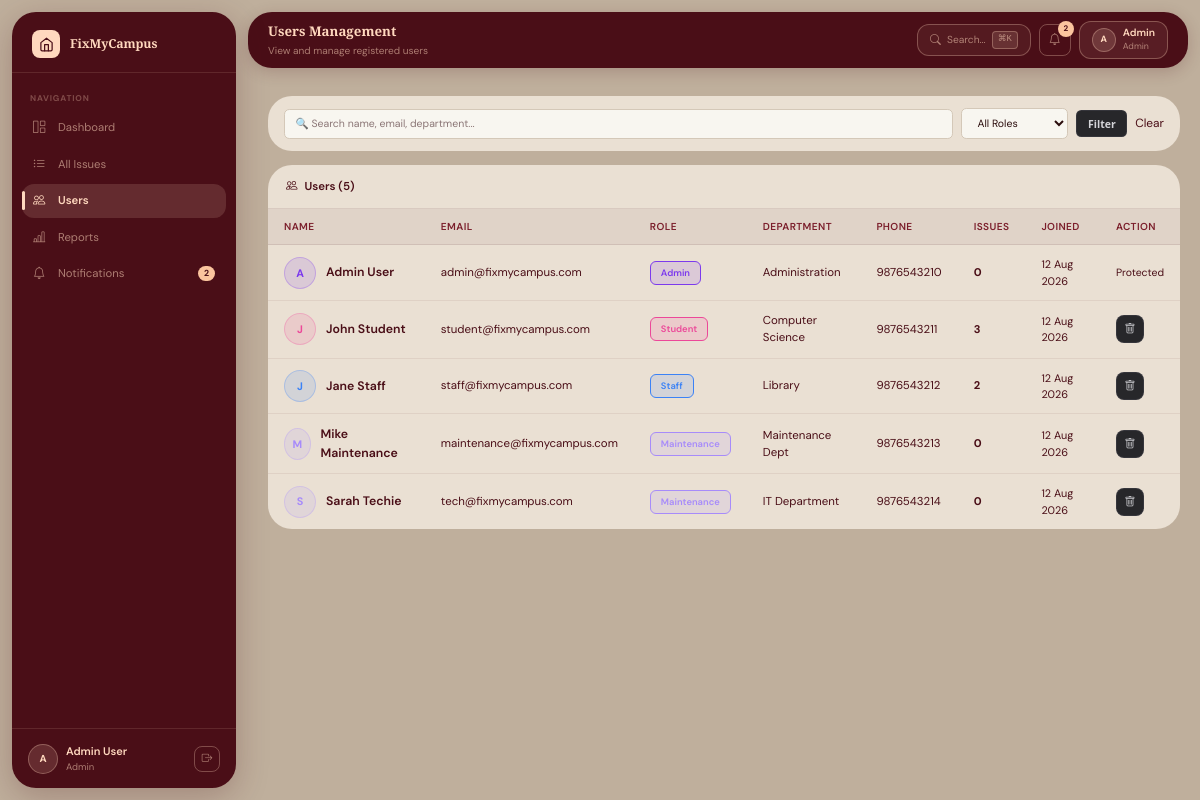
The page /admin/users.php (signed in) on the database its author committed.
### tables this page shows
CREATE TABLE IF NOT EXISTS users (
    user_id INT(11) NOT NULL AUTO_INCREMENT,
    full_name VARCHAR(100) NOT NULL,
    email VARCHAR(150) NOT NULL,
    password VARCHAR(255) NOT NULL,
    role ENUM('student','staff','admin','maintenance') NOT NULL DEFAULT 'student',
    department VARCHAR(100) DEFAULT NULL,
    phone VARCHAR(15) DEFAULT NULL,
    avatar VARCHAR(255) DEFAULT NULL,
    created_at DATETIME DEFAULT CURRENT_TIMESTAMP,
    PRIMARY KEY (user_id),
    UNIQUE KEY email (email)
);

### includes/auth_check.php (called while the page is built, shortened)
<?php
function currentUser() {
    return [
        'id'         => $_SESSION['user_id'] ?? null,
        'name'       => $_SESSION['user_name'] ?? 'Guest',
        'email'      => $_SESSION['user_email'] ?? '',
        'role'       => $_SESSION['role'] ?? 'guest',
        'department' => $_SESSION['department'] ?? '',
    ];
}

### includes/notification_helper.php (called while the page is built, shortened)
<?php
function getUnreadCount($pdo, $user_id) {
    $stmt = $pdo->prepare("SELECT COUNT(*) FROM notifications WHERE user_id = ? AND is_read = 0");
    $stmt->execute([$user_id]);
    return $stmt->fetchColumn();
}

### admin/users.php (the view, shortened to what this page needs)
<?php
require_once '../includes/auth_check.php';
require_once '../config/db.php';
require_once '../includes/notification_helper.php';
$roleFilter = $_GET['role'] ?? '';
$search     = trim($_GET['search'] ?? '');
$where=['1=1']; $params=[];
$sql="SELECT u.*,(SELECT COUNT(*) FROM issues i WHERE i.reported_by=u.user_id) AS issue_count FROM users u WHERE ".implode(' AND ',$where)." ORDER BY u.created_at DESC";
$stmt=$pdo->prepare($sql); $stmt->execute($params);
$users=$stmt->fetchAll();
$pageTitle='Users Management'; $pageSubtitle='View and manage registered users';
?>
<!DOCTYPE html>
<html lang="en">
<head>
<link rel="stylesheet" href="https://cdn.jsdelivr.net/npm/bootstrap-icons@1.11.3/font/bootstrap-icons.min.css">
<script src="https://cdn.tailwindcss.com"></script>
<link rel="stylesheet" href="../assets/css/style.css">
</head>
<body>
<div class="app-wrapper">
  <?php include '../includes/sidebar.php'; ?>
  <div class="main-content">
    <?php include '../includes/topbar.php'; ?>
    <div class="page-content">
      <form method="GET" class="filter-bar">
        <input type="text" name="search" placeholder="🔍 Search name, email, department..." value="<?= htmlspecialchars($search) ?>" class="bg-[#f8f6f0] border border-[#d4c8b8] text-[#2b0d0d] placeholder-[#8a7575] text-xs rounded-md px-3 py-2 focus:outline-none focus:border-amber-700 focus:ring-1 focus:ring-amber-700" style="flex:1;min-width:200px;">
        <select name="role" class="bg-[#f8f6f0] border border-[#d4c8b8] text-[#2b0d0d] placeholder-[#8a7575] text-xs rounded-md px-3 py-2 focus:outline-none focus:border-amber-700 focus:ring-1 focus:ring-amber-700">
          <option value="">All Roles</option>
        </select>
        <button type="submit" class="bg-zinc-800 text-zinc-300 border border-zinc-700/60 hover:bg-zinc-700/80 hover:text-zinc-100 font-sans text-xs font-semibold px-3 py-1.5 rounded-md transition-colors shadow-none focus:outline-none focus:ring-1 focus:ring-zinc-600">Filter</button>
        <a href="users.php" style="color:var(--text-muted);font-size:0.85rem;text-decoration:none;align-self:center;">Clear</a>
      </form>
      <div class="panel">
        <div class="panel-header"><span><i class="bi bi-people me-2"></i>Users (<?= count($users) ?>)</span></div>
        <table class="table-dark-custom">
          <thead><tr><th>Name</th><th>Email</th><th>Role</th><th>Department</th><th>Phone</th><th>Issues</th><th>Joined</th><th>Action</th></tr></thead>
          <tbody>
          <?php foreach($users as $usr):
            $roleColors = ['admin'=>'#7c3aed','student'=>'#ec4899','staff'=>'#3b82f6','maintenance'=>'#a78bfa'];
            $rc = $roleColors[$usr['role']] ?? '#94a3b8';
          ?>
          <tr>
            <td>
              <div style="display:flex;align-items:center;gap:10px;">
                <div style="width:32px;height:32px;background:<?= $rc ?>22;border:1px solid <?= $rc ?>44;border-radius:50%;display:flex;align-items:center;justify-content:center;font-weight:700;font-size:0.78rem;color:<?= $rc ?>;"><?= strtoupper(substr($usr['full_name'],0,1)) ?></div>
                <span style="font-weight:600;font-size:0.88rem;"><?= htmlspecialchars($usr['full_name']) ?></span>
              </div>
            </td>
            <td style="font-size:0.82rem;color:var(--text-muted);"><?= htmlspecialchars($usr['email']) ?></td>
            <td><span class="badge" style="background:<?= $rc ?>22;color:<?= $rc ?>;border-radius:6px;padding:4px 10px;"><?= ucfirst($usr['role']) ?></span></td>
            <td style="font-size:0.82rem;color:var(--text-muted);"><?= htmlspecialchars($usr['department']??'—') ?></td>
            <td style="font-size:0.82rem;color:var(--text-muted);"><?= htmlspecialchars($usr['phone']??'—') ?></td>
            <td><span style="font-weight:700;color:var(--text-muted);"><?= $usr['issue_count'] ?></span></td>
            <td style="font-size:0.78rem;color:var(--text-muted);"><?= date('d M Y',strtotime($usr['created_at'])) ?></td>
            <td>
              <?php if($usr['user_id'] !== $u['id'] && $usr['role'] !== 'admin'): ?>
                <a href="?delete=<?= $usr['user_id'] ?>&<?= http_build_query(array_filter(['role'=>$roleFilter,'search'=>$search])) ?>" class="btn-sm-icon danger" onclick="return confirm('Delete this user?')" title="Delete"><i class="bi bi-trash"></i></a>
              <?php else: ?>
                <span style="font-size:0.75rem;color:var(--text-muted);">Protected</span>
              <?php endif; ?>
            </td>
          </tr>
          <?php endforeach; ?>
          </tbody>
        </table>
      </div>
    </div>
  </div>
</div>
</body>
</html>

### includes/sidebar.php (shortened to what this page needs)
<?php
require_once __DIR__ . '/notification_helper.php';
require_once __DIR__ . '/../config/db.php';
$u=currentUser();
$unread=getUnreadCount($pdo,$u['id']);
$initials=strtoupper(substr($u['name'],0,1));
$isAdmin=$u['role']==='admin';
$isMaint=$u['role']==='maintenance';
$base=BASE_URL;
$reporterMenu=[
  ['icon'=>'bi-house','label'=>'Dashboard','href'=>$base.'reporter/dashboard.php'],
  ['icon'=>'bi-plus-square','label'=>'Report Issue','href'=>$base.'reporter/report_issue.php'],
  ['icon'=>'bi-list-ul','label'=>'My Issues','href'=>$base.'reporter/my_issues.php'],
  ['icon'=>'bi-bell','label'=>'Notifications','href'=>$base.'reporter/notifications.php','badge'=>$unread],
];
$adminMenu=[
  ['icon'=>'bi-grid-1x2','label'=>'Dashboard','href'=>$base.'admin/dashboard.php'],
  ['icon'=>'bi-list-ul','label'=>'All Issues','href'=>$base.'admin/issues.php'],
  ['icon'=>'bi-people','label'=>'Users','href'=>$base.'admin/users.php'],
  ['icon'=>'bi-bar-chart-line','label'=>'Reports','href'=>$base.'admin/reports.php'],
  ['icon'=>'bi-bell','label'=>'Notifications','href'=>$base.'admin/notifications.php','badge'=>$unread],
];
$maintMenu=[
  ['icon'=>'bi-house','label'=>'Dashboard','href'=>$base.'maintenance/dashboard.php'],
  ['icon'=>'bi-wrench','label'=>'My Assignments','href'=>$base.'maintenance/my_assignments.php'],
  ['icon'=>'bi-bell','label'=>'Notifications','href'=>$base.'maintenance/notifications.php','badge'=>$unread],
];
$menu=$isAdmin?$adminMenu:($isMaint?$maintMenu:$reporterMenu);
$currentFile=basename($_SERVER['PHP_SELF']);
?>
<nav class="sidebar" id="sidebar">
  <a class="sidebar-logo" href="<?=$base?>index.php">
    <div class="s-mark">
      <svg viewBox="0 0 24 24" fill="none" stroke="currentColor" stroke-width="2" stroke-linecap="round" stroke-linejoin="round">
        <path d="M3 9l9-7 9 7v11a2 2 0 01-2 2H5a2 2 0 01-2-2z"/>
        <polyline points="9 22 9 12 15 12 15 22"/>
      </svg>
    </div>
    <span class="s-text">FixMyCampus</span>
  </a>
  <div class="sidebar-menu">
    <div class="menu-label">Navigation</div>
    <?php foreach($menu as $item):?>
      <a href="<?=$item['href']?>" class="menu-item<?=(basename($item['href'])===$currentFile)?' active':''?>">
        <i class="bi <?=$item['icon']?>"></i>
        <span><?=$item['label']?></span>
        <?php if(!empty($item['badge'])&&$item['badge']>0):?>
          <span class="menu-badge"><?=$item['badge']?></span>
        <?php endif;?>
      </a>
    <?php endforeach;?>
  </div>
  <div class="sidebar-footer">
    <div class="user-avatar-sm"><?=$initials?></div>
    <div class="sf-info">
      <div class="sf-name"><?=htmlspecialchars($u['name'])?></div>
      <div class="sf-role"><?=$u['role']?></div>
    </div>
    <a href="<?=$base?>logout.php" class="btn-icon-sm" title="Logout"><i class="bi bi-box-arrow-right"></i></a>
  </div>
</nav>

### includes/topbar.php (shortened to what this page needs)
<?php
require_once __DIR__ . '/notification_helper.php';
require_once __DIR__ . '/../config/db.php';
$u=currentUser();
$unread=getUnreadCount($pdo,$u['id']);
$role=$u['role'];
?>
<header class="topbar">
  <div class="topbar-left">
    <div>
      <div class="topbar-title"><?=$pageTitle??'Dashboard'?></div>
      <?php if(!empty($pageSubtitle)):?><div class="topbar-sub"><?=$pageSubtitle?></div><?php endif;?>
    </div>
  </div>
  <div class="topbar-right">
    <button class="search-trigger" onclick="openSearch()" aria-label="Search">
      <i class="bi bi-search" style="font-size:.78rem;"></i>
      <span>Search...</span>
      <kbd>⌘K</kbd>
    </button>
    <div style="position:relative;">
      <button class="notif-btn" id="notifBtn" onclick="toggleNotif()" aria-label="Notifications">
        <i class="bi bi-bell"></i>
        <?php if($unread>0):?><span class="notif-badge"><?=$unread>9?'9+':$unread?></span><?php endif;?>
      </button>
    </div>
    <div style="display:flex;align-items:center;gap:7px;padding:5px 12px;border:1px solid var(--peach-dimmer);border-radius:var(--r-sm);background:rgba(255,216,190,.08);">
      <div class="user-avatar-sm" style="width:24px;height:24px;font-size:.65rem;"><?=strtoupper(substr($u['name'],0,1))?></div>
      <div class="d-sm-block">
        <div style="font-size:.74rem;font-weight:600;color:var(--peach);line-height:1.2;"><?=htmlspecialchars(explode(' ',$u['name'])[0])?></div>
        <div style="font-size:.63rem;color:var(--peach-dim);text-transform:capitalize;"><?=$role?></div>
      </div>
    </div>
  </div>
</header>

### rows shown on the page
users: full_name "A", full_name "Admin User", role "Admin", full_name "Admin", email "admin@fixmycampus.com", department "Administration", phone "9876543210", issue_count "0", created_at "12 Aug 2026", shows "Protected"
users: full_name "J", full_name "John Student", email "student@fixmycampus.com", role "Student", department "Computer Science", phone "9876543211", issue_count "3", created_at "12 Aug 2026"
users: full_name "J", full_name "Jane Staff", email "staff@fixmycampus.com", role "Staff", department "Library", phone "9876543212", issue_count "2", created_at "12 Aug 2026"
users: full_name "M", full_name "Mike Maintenance", email "maintenance@fixmycampus.com", role "Maintenance", department "Maintenance Dept", phone "9876543213", issue_count "0", created_at "12 Aug 2026"
users: full_name "S", full_name "Sarah Techie", email "tech@fixmycampus.com", role "Maintenance", department "IT Department", phone "9876543214", issue_count "0", created_at "12 Aug 2026"

### other values the page prints
$item['label'] "Dashboard"
$item['label'] "All Issues"
$item['label'] "Users"
$item['label'] "Reports"
$item['label'] "Notifications"
$item['badge'] "2"
$pageTitle "Users Management"
$pageSubtitle "View and manage registered users"
$unread "2"
count($users) "5"
